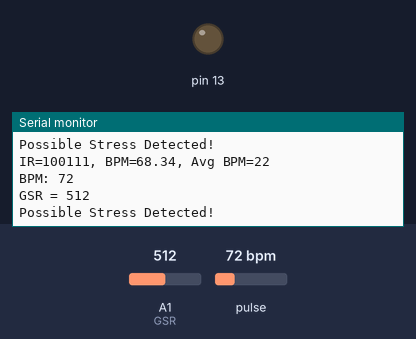
Bench run of a sketch on a simulated Arduino Uno, built with avr-gcc and run on an emulated ATmega328P. Parts: output pins drawn as LEDs (lit = HIGH), the last lines printed to the serial monitor. The test bench sets the inputs (shaded band); at power-on: pulse 72 bpm, A1 (GSR) = 512.

Above: at 3.8 s.
3.9 s: pulse set to 100 bpm
At 4.8 s:
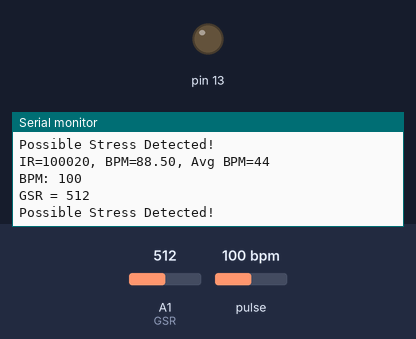
6.9 s: A1 (GSR) set to 50
At 8.0 s:
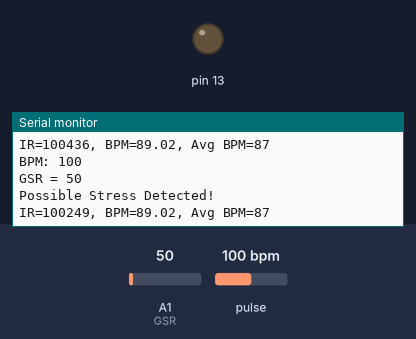
9.9 s: pulse set to 42 bpm
At 10.6 s:
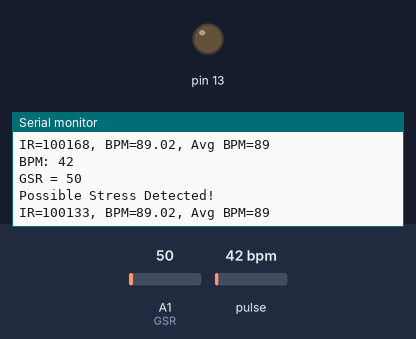
12.9 s: A1 (GSR) set to 43
At 13.6 s:
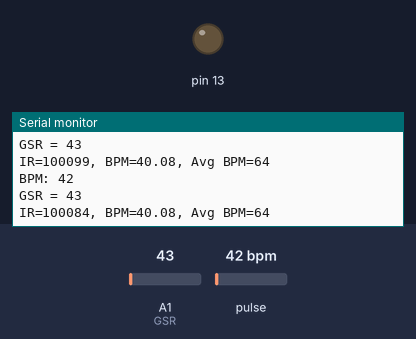
Timing chart, 0 to 15.9 s (numbered marks = the images above; inputs shaded):
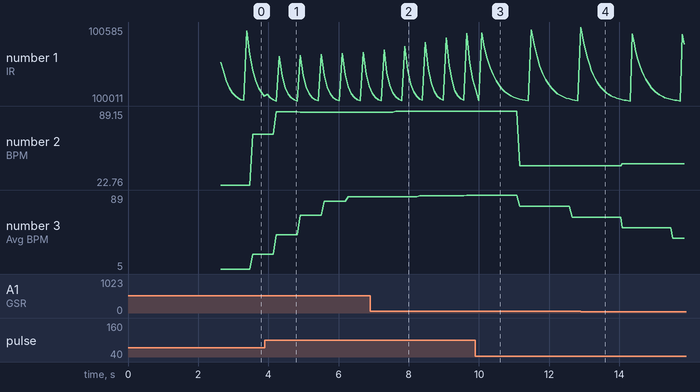

Measured:
- after the input at 3.9 s, the serial monitor: prints a new line after 0.07 s (image 1)
- after the input at 6.9 s, the serial monitor: prints a new line after 0.10 s (image 2)
- after the input at 9.9 s, the serial monitor: prints a new line after 0.13 s (image 3)
- plotted number 1: 100049 → 100124 after the input at 3.9 s, 100124 → 100174 after the input at 6.9 s
- plotted number 2: 68.34 → 87.98 after the input at 3.9 s, 87.98 → 89.02 after the input at 6.9 s, 89.02 → 40.08 after the input at 9.9 s
- plotted number 3: 22 → 87 after the input at 3.9 s, 87 → 89 after the input at 6.9 s, 89 → 64 after the input at 9.9 s

The sketch:

Betularia.ino
```cpp
#define USE_ARDUINO_INTERRUPTS true    // Set-up low-level interrupts for most acurate BPM math.
#include <PulseSensorPlayground.h>     // Includes the PulseSensorPlayground Library.
#include <Wire.h>
#include "MAX30105.h"
#include "heartRate.h"

//  Variables
const int PulseWire = A0;       // PulseSensor PURPLE WIRE connected to ANALOG PIN 0
const int GSR = A1;             //GSR pin
int threshold1 = 0;
int sensorValue = 0;
int hr;
int sum = 0;
int sum2 = 0;
int threshold2 = 0;
const int LED13 = 13;          // The on-board Arduino LED, close to PIN 13.
int Threshold = 550;


const byte RATE_SIZE = 4; //Increase this for more averaging. 4 is good.
byte rates[RATE_SIZE]; //Array of heart rates
byte rateSpot = 0;
long lastBeat = 0; //Time at which the last beat occurred

float beatsPerMinute;
int beatAvg;


PulseSensorPlayground pulseSensor;  // Creates an instance of the PulseSensorPlayground object called "pulseSensor"
MAX30105 particleSensor;

void setup() {

  Serial.begin(9600);          // For Serial Monitor
   // Initialize sensor
  if (!particleSensor.begin(Wire, I2C_SPEED_FAST)) //Use default I2C port, 400kHz speed
  {
    Serial.println("MAX30105 was not found. Please check wiring/power. ");
    while (1);
  }
  Serial.println("Place your index finger on the sensor with steady pressure.");

  particleSensor.setup(); //Configure sensor with default settings
  particleSensor.setPulseAmplitudeRed(0x0A); //Turn Red LED to low to indicate sensor is running
  particleSensor.setPulseAmplitudeGreen(0); //Turn off Green LED

  // Configure the PulseSensor object, by assigning our variables to it.
  pulseSensor.analogInput(PulseWire);
  pulseSensor.blinkOnPulse(LED13);       //auto-magically blink Arduino's LED with heartbeat.
  pulseSensor.setThreshold(Threshold);

  // Double-check the "pulseSensor" object was created and "began" seeing a signal.
  //if (pulseSensor.begin()) {
  //Serial.println("We created a pulseSensor Object !");  //This prints one time at Arduino power-up,  or on Arduino reset.
  //}
  Serial.println("Begin Calibration");
  //Begin GSR/heart rate calibration:
  for (int i = 0; i < 500; i++)
  {
    sensorValue = analogRead(GSR);
    int myBPM = pulseSensor.getBeatsPerMinute();

    sum += sensorValue;
    sum2 += myBPM;
    delay(5);
  }
  threshold1 = sum / 500;
  threshold2 = sum2 / 500;


}

void loop() {
  long irValue = particleSensor.getIR();

  if (checkForBeat(irValue) == true)
  {
    //We sensed a beat!
    long delta = millis() - lastBeat;
    lastBeat = millis();

    beatsPerMinute = 60 / (delta / 1000.0);

    if (beatsPerMinute < 255 && beatsPerMinute > 20)
    {
      rates[rateSpot++] = (byte)beatsPerMinute; //Store this reading in the array
      rateSpot %= RATE_SIZE; //Wrap variable

      //Take average of readings
      beatAvg = 0;
      for (byte x = 0 ; x < RATE_SIZE ; x++)
        beatAvg += rates[x];
      beatAvg /= RATE_SIZE;
    }
  }

  Serial.print("IR=");
  Serial.print(irValue);
  Serial.print(", BPM=");
  Serial.print(beatsPerMinute);
  Serial.print(", Avg BPM=");
  Serial.print(beatAvg);

  if (irValue < 50000)
    Serial.print(" No finger?");

  Serial.println();

  int HRtemp;
  int BPM = pulseSensor.getBeatsPerMinute();  // Calls function on our pulseSensor object that returns BPM as an "int".
  HRtemp = threshold2 - BPM;
  //if (pulseSensor.sawStartOfBeat()) {            // Constantly test to see if "a beat happened".
  // Serial.print("BPM: ");                        // Print phrase "BPM: "
  // Serial.println(BPM);
  // }


  int GSRtemp;
  sensorValue = analogRead(GSR);
  Serial.print("BPM: ");
  Serial.println(BPM);
  Serial.print("GSR = ");
  Serial.println(sensorValue);
  GSRtemp = threshold1 - sensorValue;
  if (abs(GSRtemp) > 60 && abs(HRtemp) > 20)
  {
    Serial.println("Possible Stress Detected!");
  }
  delay(20);

}
```
